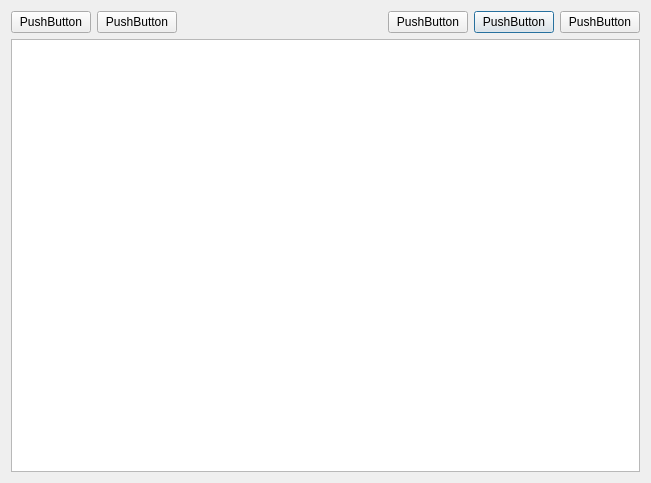
<?xml version="1.0" encoding="UTF-8"?>
<ui version="4.0">
 <class>Dialog</class>
 <widget class="QDialog" name="Dialog">
  <property name="geometry">
   <rect>
    <x>0</x>
    <y>0</y>
    <width>651</width>
    <height>483</height>
   </rect>
  </property>
  <property name="windowTitle">
   <string>Dialog</string>
  </property>
  <layout class="QGridLayout" name="gridLayout_2">
   <item row="0" column="0">
    <layout class="QGridLayout" name="gridLayout">
     <item row="0" column="4">
      <widget class="QPushButton" name="pushButton_3">
       <property name="text">
        <string>PushButton</string>
       </property>
      </widget>
     </item>
     <item row="0" column="1">
      <widget class="QPushButton" name="pushButton_5">
       <property name="text">
        <string>PushButton</string>
       </property>
      </widget>
     </item>
     <item row="0" column="0">
      <widget class="QPushButton" name="pushButton_2">
       <property name="text">
        <string>PushButton</string>
       </property>
      </widget>
     </item>
     <item row="0" column="3">
      <widget class="QPushButton" name="pushButton_4">
       <property name="text">
        <string>PushButton</string>
       </property>
      </widget>
     </item>
     <item row="0" column="5">
      <widget class="QPushButton" name="pushButton">
       <property name="text">
        <string>PushButton</string>
       </property>
      </widget>
     </item>
     <item row="0" column="2">
      <spacer name="horizontalSpacer">
       <property name="orientation">
        <enum>Qt::Horizontal</enum>
       </property>
       <property name="sizeType">
        <enum>QSizePolicy::Expanding</enum>
       </property>
       <property name="sizeHint" stdset="0">
        <size>
         <width>40</width>
         <height>20</height>
        </size>
       </property>
      </spacer>
     </item>
    </layout>
   </item>
   <item row="1" column="0">
    <layout class="QVBoxLayout" name="verticalLayout_2">
     <item>
      <widget class="QGraphicsView" name="graphicsView"/>
     </item>
    </layout>
   </item>
  </layout>
 </widget>
 <resources/>
 <connections/>
</ui>
